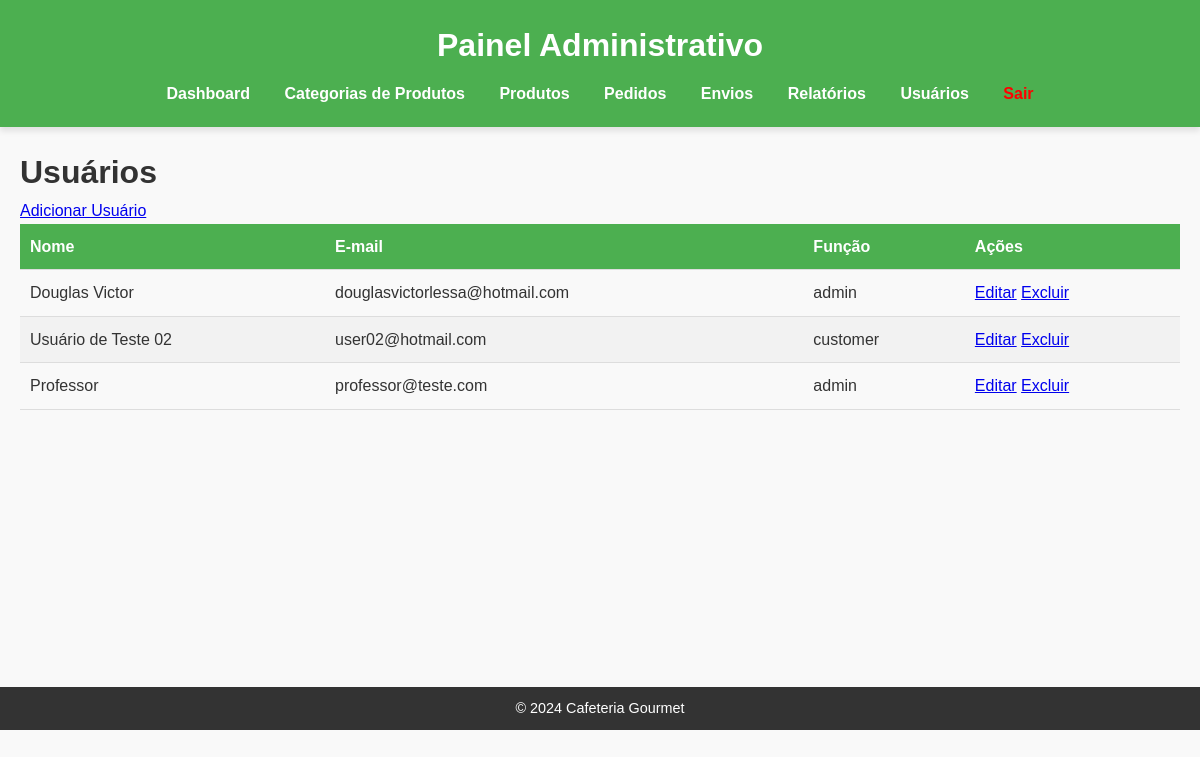
Screenshot of /cms/users/list.php (signed in) with the database file from the repository.
### tables this page shows
CREATE TABLE `users` (
  `id` int(11) NOT NULL,
  `name` varchar(255) NOT NULL,
  `email` varchar(200) NOT NULL,
  `password` varchar(255) NOT NULL,
  `role` enum('admin','customer') DEFAULT 'customer',
  `created_at` timestamp NULL DEFAULT current_timestamp(),
  `updated_at` timestamp NULL DEFAULT current_timestamp() ON UPDATE current_timestamp()
);

### cms/users/list.php (the view, shortened to what this page needs)
<?php
require '../includes/db.php';
$stmt = $pdo->query('SELECT id, name, email, role FROM users');
$users = $stmt->fetchAll();
?>
<?php include '../header_admin.php'; ?>
    <h1>Usuários</h1>
    <link rel="stylesheet" href="../assets/style.css">
    <a href="create.php">Adicionar Usuário</a>
    <table>
        <thead>
            <tr>
                <th>Nome</th>
                <th>E-mail</th>
                <th>Função</th>
                <th>Ações</th>
            </tr>
        </thead>
        <tbody>
            <?php foreach ($users as $user): ?>
                <tr>
                    <td><?php echo htmlspecialchars($user['name']); ?></td>
                    <td><?php echo htmlspecialchars($user['email']); ?></td>
                    <td><?php echo $user['role']; ?></td>
                    <td>
                        <a href="edit.php?id=<?php echo $user['id']; ?>">Editar</a>
                        <a href="delete.php?id=<?php echo $user['id']; ?>" onclick="return confirm('Deseja excluir?');">Excluir</a>
                    </td>
                </tr>
            <?php endforeach; ?>
        </tbody>
    </table>
<?php include '../footer_admin.php'; ?>

### cms/assets/style.css (style rules this page uses)
* { margin: 0; padding: 0; box-sizing: border-box; }
body { font-family: 'Arial', sans-serif; line-height: 1.6; color: #333; background-color: #f9f9f9; margin: 0; }
table { width: 100%; border-collapse: collapse; margin-bottom: 20px; }
table th, table td { padding: 10px; text-align: left; border-bottom: 1px solid #ddd; }
table th { background-color: #4CAF50; color: #fff; }
table tr:nth-child(even) { background-color: #f2f2f2; }

### rows the page displays
users: name "Douglas Victor", email "douglasvictorlessa@hotmail.com", role "admin"
users: name "Usuário de Teste 02", email "user02@hotmail.com", role "customer"
users: name "Professor", email "professor@teste.com", role "admin"
